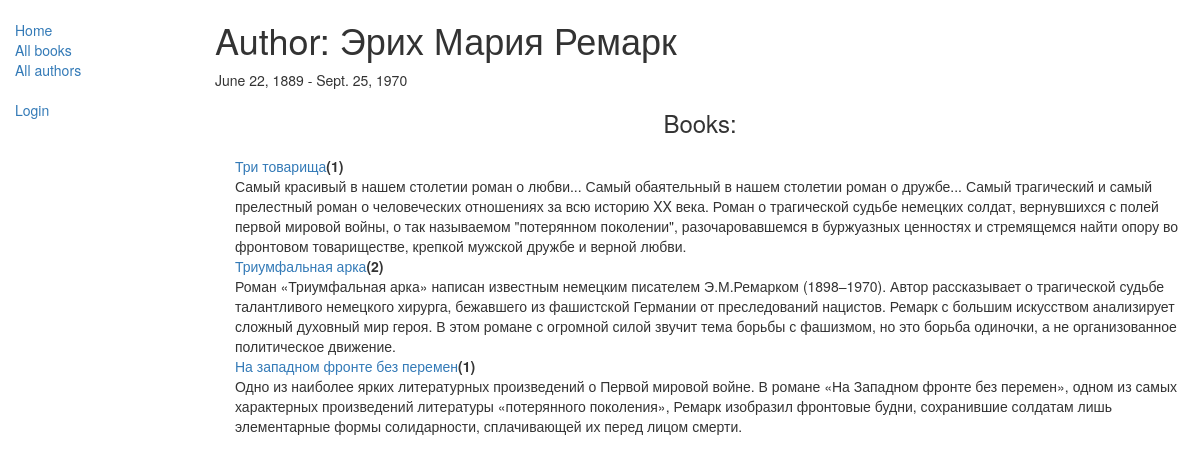
/catalog/author/2, run on the app's committed database.
### catalog/models.py (models this page shows, shortened)
class Author(models.Model):
    first_name = models.CharField(max_length=100)
    last_name = models.CharField(max_length=100)
    date_of_birth = models.DateField(null=True, blank=True)
    date_of_death = models.DateField('died', null=True, blank=True)
    class Meta:
        ordering = ["last_name", "first_name"]

class Book(models.Model):
    title = models.CharField(max_length=200)
    author = models.ForeignKey('Author', on_delete=models.SET_NULL, null=True)
    summary = models.TextField(max_length=1000, help_text="Enter a brief description of the book")
    isbn = models.CharField('ISBN', max_length=13,
                            help_text='13 Character <a href="https://www.isbn-international.org/content/what-isbn">ISBN number</a>')
    genre = models.ManyToManyField(Genre, help_text="Select a genre for this book")
    language = models.ForeignKey('Language', on_delete=models.SET_NULL, null=True)
    def __str__(self):
        return self.title

### catalog/views.py (the view)
# urls.py: path('author/<int:pk>', views.AuthorDetailView.as_view(), name='author-detail'),
class AuthorDetailView(generic.DetailView):
    model = Author

### catalog/templates/catalog/author_detail.html
{% extends "base_generic.html" %}
{% block content %}
  <h1>Author: {{ author.first_name }} {{ author.last_name }}</h1>
  <p>{{ author.date_of_birth }} -
      {% if author.date_of_death %} {{ author.date_of_death }}{% endif %}</p>
  <h3 align="center">Books:</h3>
    <div style="margin-left:20px;margin-top:20px">
  {% for book in author.book_set.all %}
      <a href="{% url 'book-detail' book.pk %}">{{ book }}</a><strong>({{ book.bookinstance_set.all.count }})</strong>
      <dd>{{ book.summary  }}</dd>
  {% endfor %}
  </div>
{% endblock %}

### data on the page
Author: first_name "Эрих Мария", last_name "Ремарк", date_of_birth "June 22, 1889", date_of_death "Sept. 25, 1970"
Book: title "Три товарища", bookinstance_set.all.count "1", summary "Самый красивый в нашем столетии роман о любви... Самый обаятельный в нашем столетии роман о дружбе... Самый трагический и самый прелестный роман о человеческих отношениях за всю историю XX века. Роман о трагической судьбе немецких солдат, вернувшихся с полей первой мировой войны, о так называемом \"потерянном поколении\", разочаровавшемся в буржуазных ценностях и стремящемся найти опору во фронтовом товариществе, крепкой мужской дружбе и верной любви."
Book: title "Триумфальная арка", bookinstance_set.all.count "2", summary "Роман «Триумфальная арка» написан известным немецким писателем Э.М.Ремарком (1898–1970). Автор рассказывает о трагической судьбе талантливого немецкого хирурга, бежавшего из фашистской Германии от преследований нацистов. Ремарк с большим искусством анализирует сложный духовный мир героя. В этом романе с огромной силой звучит тема борьбы с фашизмом, но это борьба одиночки, а не организованное политическое движение."
Book: title "На западном фронте без перемен", bookinstance_set.all.count "1", summary "Одно из наиболее ярких литературных произведений о Первой мировой войне. В романе «На Западном фронте без перемен», одном из самых характерных произведений литературы «потерянного поколения», Ремарк изобразил фронтовые будни, сохранившие солдатам лишь элементарные формы солидарности, сплачивающей их перед лицом смерти."
